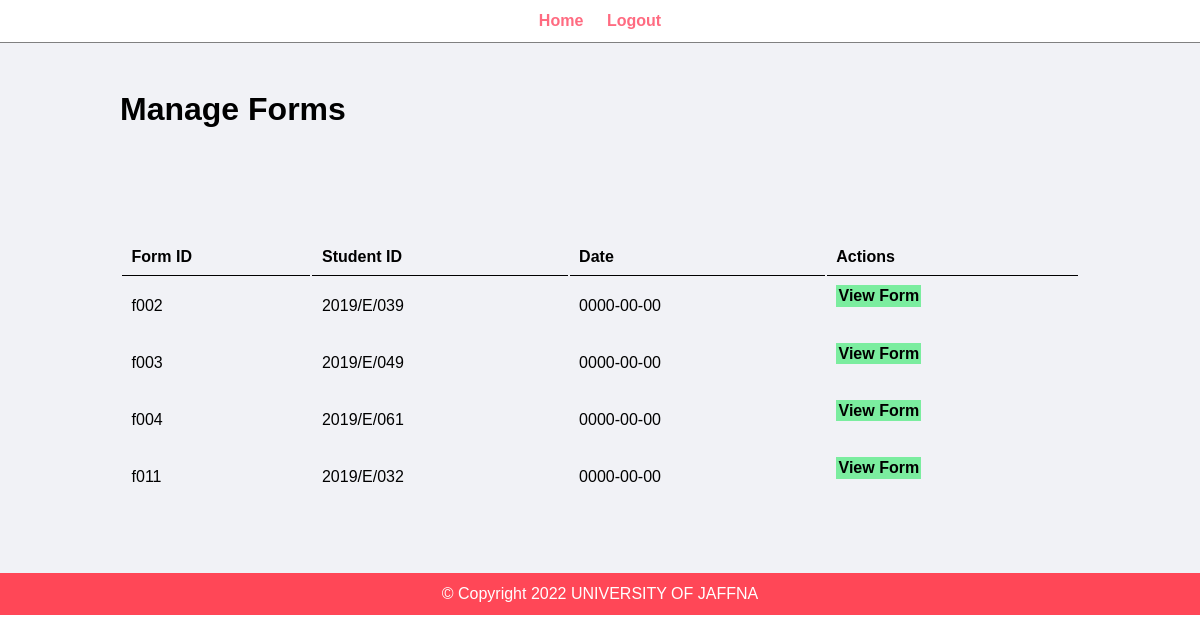
The app's page /admin/manage-forms.php (signed in) with its own data.
### tables this page shows
CREATE TABLE `form` (
  `ID` varchar(50) NOT NULL,
  `Date` date NOT NULL,
  `Time` time NOT NULL,
  `Document` blob NOT NULL,
  `Session` varchar(100) NOT NULL,
  `PurposeID` varchar(100) NOT NULL,
  `EmployeeID` varchar(50) NOT NULL,
  `StudentID` varchar(50) NOT NULL
);

### admin/manage-forms.php (the view)
<?php include('partials/menu.php'); ?>
<div class="main-content">
    <div class="wrapper">
    <h1>Manage Forms</h1>
             <br><br><br>
<table class="tbl-full">
    <tr>
            <th>Form ID</th>
            <th>Student ID</th>
            <th>Date</th>
            <th>Actions</th>
        <br  />
</tr>
<br  /><br  />
<?php
    $sql ="SELECT * FROM form";
    $res=mysqli_query($conn,$sql);
    if($res==TRUE){
        $count =mysqli_num_rows($res);
        if($count>0)
        {
            while($rows=mysqli_fetch_assoc($res))
            {
                $code = $rows['ID'];
                $sId = $rows['StudentID'];
                $date = $rows['Date'];
                ?>
                <tr>
                    <td><?php echo $code; ?> </td>
                    <td><?php echo $sId; ?></td>
                    <td><?php echo $date; ?></td>
                    <td>
                    <a href="<?php echo SITEURL; ?>admin/view-forms.php?id=<?php echo $code; ?>" class="btn-secondary">View Form</a>
                    <br  /><br  />
            </td>
            </tr>
                <?php
            }
        }
        else{
        }
    }
?>
</table>
<br  />
</div>
</div>
<?php include('partials/footer.php'); ?>

### admin/admin.css (style rules this page uses)
* { margin: 0; padding: 0; font-family: Arial, Helvetica, sans-serif; }
.wrapper { padding: 1%; width: 80%; margin: 0 auto; }
.tbl-full { width: 100%; }
table tr th { border-bottom: 1px solid black; padding: 1%; text-align: left; }
table tr td { padding: 1%; }
.btn-secondary { background-color: #7bed9f; padding: 1%; color: black; text-decoration: none; font-weight: bold; }
.main-content { background-color: #f1f2f6; padding: 3% 0; }

### records on screen
form: ID "f002", StudentID "2019/E/039", Date "0000-00-00"
form: ID "f003", StudentID "2019/E/049", Date "0000-00-00"
form: ID "f004", StudentID "2019/E/061", Date "0000-00-00"
form: ID "f011", StudentID "2019/E/032", Date "0000-00-00"
